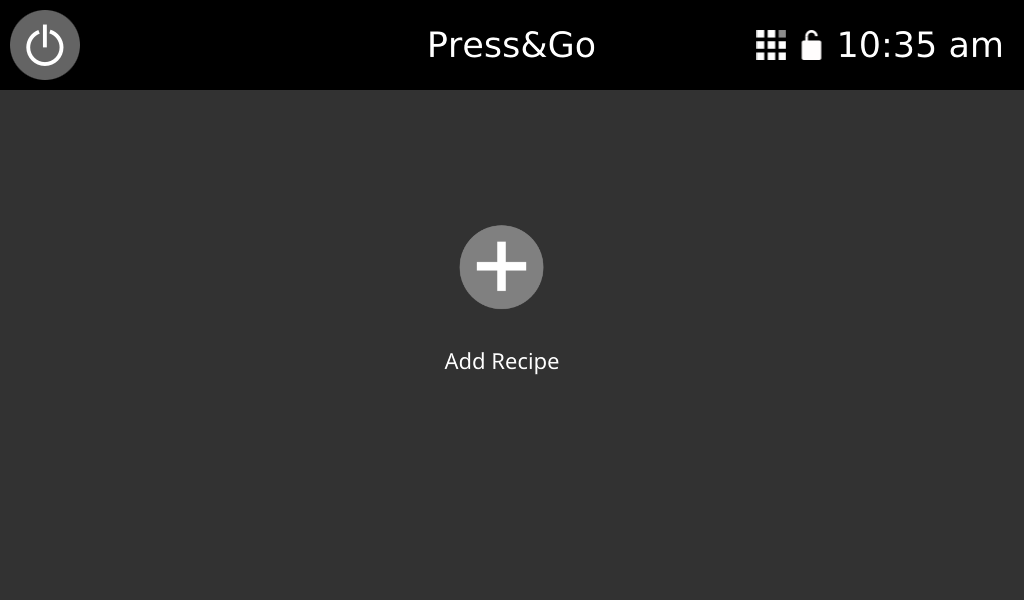
#> input picture snippets/image_2020_12_17T09_57_35_397Z.png, 1024 x 600 px
$ python search_image_in_image.py
#> lines starting #> are read from the running program, lines starting #| are printed output that depends on the picture; after the words box and inside, x2 and y2 are one past the last pixel; in counts of white or black regions, pixels touching at a corner belong together
import cv2
import numpy as np

first_image = "image_2020_12_17T09_57_35_397Z.png"
second_image = "image_2020_12_17T09_59_40_825Z.png"
img_for_search = "image_must_be_in_first_img.png"


def image_search_in_image(base_image, looking_for_img):
    """Returns True if looking_for_img in base_image, else - False"""
#> called with base_image = 'image_2020_12_17T09_57_35_397Z.png', looking_for_img = 'image_must_be_in_first_img.png'
    base_image = cv2.imread(base_image)
#> base_image is the input picture: shape (600, 1024, 3); mean B, G, R 45.6, 45.6, 45.6
    looking_for_img = cv2.imread(looking_for_img)
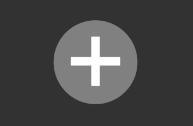
#> input picture snippets/image_must_be_in_first_img.png, 193 x 126 px
#> looking_for_img is the input picture: shape (126, 193, 3); min 49, max 255, mean 71.7
    # result = cv2.matchTemplate(base_image, looking_for_img, cv2.TM_SQDIFF_NORMED)
    result = cv2.matchTemplate(base_image, looking_for_img, cv2.TM_CCOEFF)
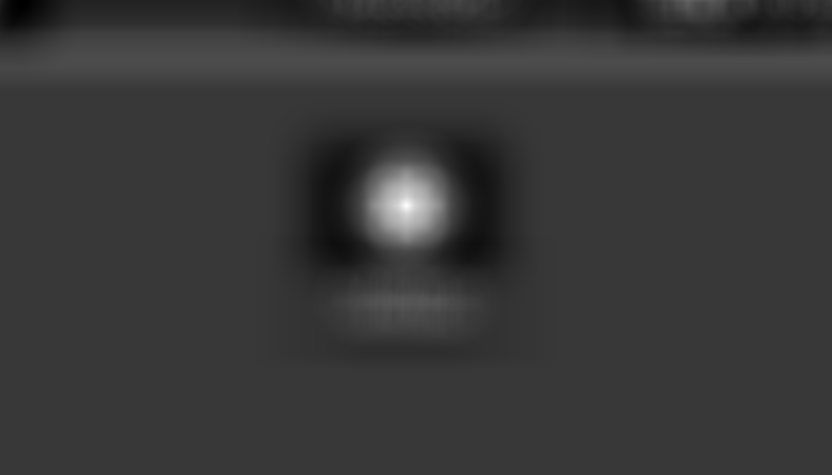
#> result: shape (475, 832) float32; min -41512780, max 146817968, mean 92154.3; drawn with min black and max white
    (_, _, minLoc, maxLoc) = cv2.minMaxLoc(result)
#> minLoc = (23, 0); maxLoc = (406, 205)
    print(result)
#> (printed output is left out)
    (waldoHeight, waldoWidth) = looking_for_img.shape[:2]
#> waldoHeight = 126; waldoWidth = 193
    topLeft = maxLoc
#> topLeft = (406, 205)
    botRight = (topLeft[0] + waldoWidth, topLeft[1] + waldoHeight)
#> botRight = (599, 331)
    roi = base_image[topLeft[1]:botRight[1], topLeft[0]:botRight[0]]
    mask = np.zeros(base_image.shape, dtype="uint8")
    puzzle = cv2.addWeighted(base_image, 0.25, mask, 0.75, 0)
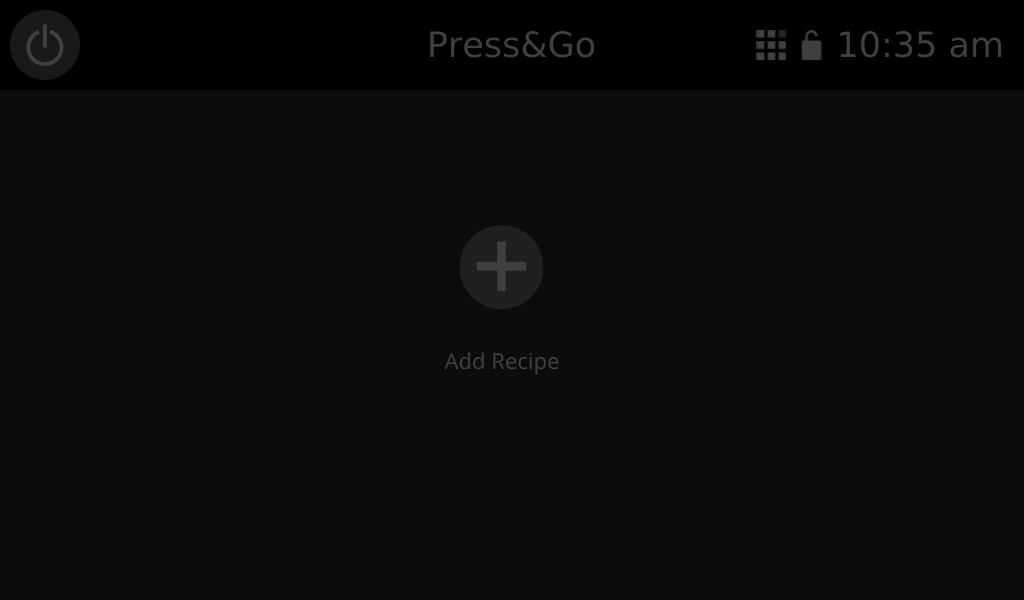
#> puzzle: shape (600, 1024, 3); mean B, G, R 11, 11, 11
    puzzle[topLeft[1]:botRight[1], topLeft[0]:botRight[0]] = roi
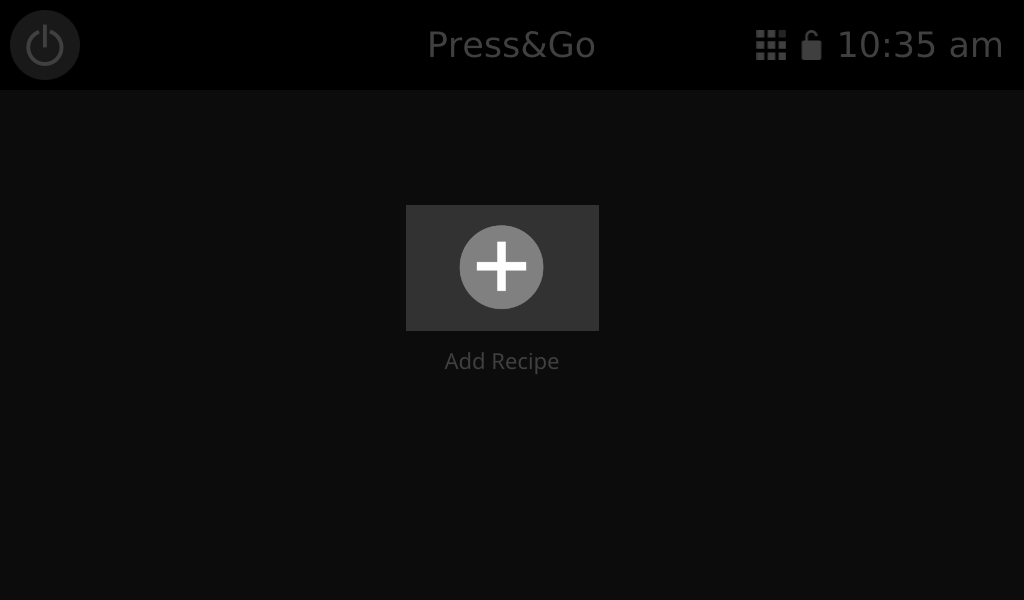
#> puzzle: shape (600, 1024, 3); 3.96% of pixels changed, all inside (x1, y1, x2, y2) = (406, 205, 599, 331)
    cv2.imshow("Puzzle", puzzle)
    cv2.imshow("Waldo", looking_for_img)
    cv2.waitKey(0)


image_search_in_image(first_image, img_for_search)
